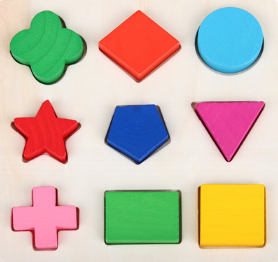
#> input picture Experiment 4/images/shape.png, 278 x 262 px, found by its file name
$ python Task3.py
#> lines starting #> are read from the running program, lines starting #| are printed output that depends on the picture; after the words box and inside, x2 and y2 are one past the last pixel; in counts of white or black regions, pixels touching at a corner belong together
import cv2
import numpy as np
import matplotlib.pyplot as plt

# Step 1: Reuse segmentation and feature extraction (from Task 2)
img_path = "D:\\Study\\sem 5\\Image processing\\projects\\Experiment 4\\images\\shape.png"
img = cv2.imread(img_path)
#> img is the input picture: shape (262, 278, 3); mean B, G, R 171.6, 188, 200.5
if img is None:
    raise FileNotFoundError(f"Error: 'shape.png' not found at path: {img_path}")
img_rgb = cv2.cvtColor(img, cv2.COLOR_BGR2RGB)

# Segmentation (reused)
blurred = cv2.GaussianBlur(img, (5, 5), 0)
canny_edges = cv2.Canny(blurred, 50, 150)
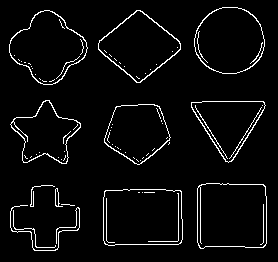
#> canny_edges: shape (262, 278); 4.4% white in thin lines or dots, all inside (x1, y1, x2, y2) = (9, 7, 267, 251)
kernel = np.ones((3, 3), np.uint8)
morph_closed = cv2.morphologyEx(canny_edges, cv2.MORPH_CLOSE, kernel, iterations=2)
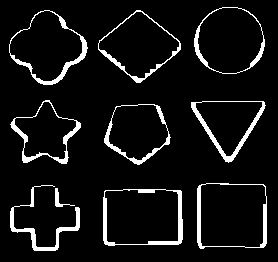
#> morph_closed: shape (262, 278); 7.4% white; 10 white regions
contours_segment, _ = cv2.findContours(morph_closed.copy(), cv2.RETR_EXTERNAL, cv2.CHAIN_APPROX_SIMPLE)
#> contours_segment = 10 contours; largest, box (x1, y1, x2, y2) and area: (197, 183, 267, 249) 4302, (103, 189, 183, 246) 4268, (194, 7, 265, 74) 3656, (9, 10, 88, 85) 3618, (98, 10, 181, 83) 3396
fill_mask = np.zeros_like(canny_edges)
for cnt in contours_segment:
    cv2.drawContours(fill_mask, [cnt], -1, 255, cv2.FILLED)
#> this loop made 10 passes
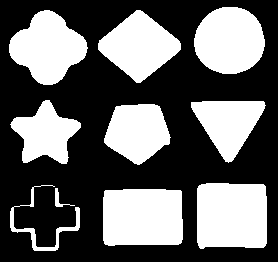
#> fill_mask: shape (262, 278); 39.4% white; 10 white regions, largest, box (x1, y1, x2, y2) and area: (197, 183, 267, 249) 4430, (103, 189, 183, 246) 4398, (194, 7, 265, 74) 3754
fill_mask = cv2.morphologyEx(fill_mask, cv2.MORPH_OPEN, kernel, iterations=1)
#> fill_mask: shape (262, 278); 39.3% white; 11 white regions

# Feature extraction (reused)
contours, _ = cv2.findContours(fill_mask.copy(), cv2.RETR_EXTERNAL, cv2.CHAIN_APPROX_SIMPLE)
#> contours = 11 contours; largest, box (x1, y1, x2, y2) and area: (197, 183, 267, 249) 4302, (103, 189, 183, 246) 4268, (194, 7, 265, 74) 3656, (9, 10, 87, 85) 3616, (98, 10, 181, 83) 3396
feature_list = []
min_contour_area = 100
for cnt in contours:
    area = cv2.contourArea(cnt)
    if area < min_contour_area:
        continue
    perimeter = cv2.arcLength(cnt, closed=True)
    x, y, w, h = cv2.boundingRect(cnt)
    aspect_ratio = w / float(h) if h != 0 else 0
    circularity = (4 * np.pi * area) / (perimeter ** 2) if perimeter != 0 else 0
    approx = cv2.approxPolyDP(cnt, epsilon=0.02*perimeter, closed=True)
    approx_vertex_count = len(approx)
    roi = img[y:y+h, x:x+w]
    gray_roi = cv2.cvtColor(roi, cv2.COLOR_BGR2GRAY)
    corners = cv2.goodFeaturesToTrack(gray_roi, maxCorners=20, qualityLevel=0.01, minDistance=10)
    corner_count = len(corners) if corners is not None else 0
    mask_roi = fill_mask[y:y+h, x:x+w]
    mean_r = np.mean(img_rgb[y:y+h, x:x+w, 0][mask_roi == 255])
    mean_g = np.mean(img_rgb[y:y+h, x:x+w, 1][mask_roi == 255])
    mean_b = np.mean(img_rgb[y:y+h, x:x+w, 2][mask_roi == 255])
    feature_list.append({
        "contour": cnt, "bounding_rect": (x, y, w, h), "circularity": circularity,
        "aspect_ratio": aspect_ratio, "approx_vertices": approx_vertex_count,
        "corner_count": corner_count, "color_mean": (mean_r, mean_g, mean_b)
    })
#> this loop made 11 passes
#> (area, perimeter, x, y, w, h, aspect_ratio, circularity) on passes 1, 6, 7, 8, 10, 11: (418.5, 287.8, 10, 207, 70, 44, 1.59, 0.0635), (2814.5, 209.6, 104, 104, 66, 61, 1.08, 0.805), (2604.5, 225.6, 191, 101, 74, 61, 1.21, 0.643), (2422, 240.3, 11, 100, 70, 64, 1.09, 0.527), (3616.5, 245.2, 9, 10, 78, 75, 1.04, 0.756), (3656, 226.3, 194, 7, 71, 67, 1.06, 0.897)
#> (area, perimeter, x, y, w, h, aspect_ratio, circularity) on passes 2, 5: (4268.5, 262.4, 103, 189, 80, 57, 1.4, 0.779), (4302.5, 260, 197, 183, 70, 66, 1.06, 0.8)
#> pass 1, `mask_roi = fill_mask[y:y+h, x:x+w]`:
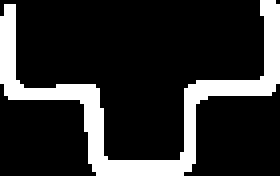
#> mask_roi: shape (44, 70) (shown 4 times larger); 18.1% white; 1 white region, box (x1, y1, x2, y2) and area: (0, 0, 70, 44) 557
#> after the loop:
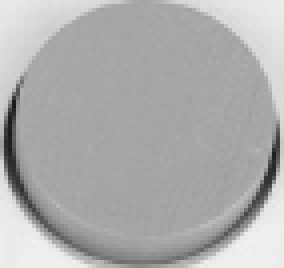
#> gray_roi: shape (67, 71) (shown 4 times larger); min 27, max 241, mean 174
#> after the loop:
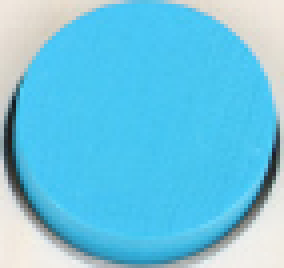
#> roi: shape (67, 71, 3) (shown 4 times larger); mean B, G, R 226.3, 197.2, 108.3
#> after the loop, feature_list = 9 items

# Step 2: Rule-based shape classification
def classify_shape(feat):
    if feat["circularity"] >= 0.85:  # High circularity = Circle
        return "Circle"
    elif feat["approx_vertices"] == 3:  # 3 vertices = Triangle
        return "Triangle"
    elif feat["approx_vertices"] == 4 and 0.9 <= feat["aspect_ratio"] <= 1.1:  # 4 vertices + square aspect ratio
        return "Square"
    elif feat["approx_vertices"] == 4:  # 4 vertices + non-square aspect ratio = Rectangle
        return "Rectangle"
    elif feat["approx_vertices"] == 5:  # 5 vertices = Pentagon
        return "Pentagon"
    elif feat["approx_vertices"] >= 6:  # ≥6 vertices = Polygon
        return "Polygon"
    else:
        return "Unknown"

# Color mapping for visualization
class_color_map = {
    "Circle": (255, 0, 0), "Triangle": (0, 255, 0), "Square": (0, 0, 255),
    "Rectangle": (255, 255, 0), "Pentagon": (255, 0, 255), "Polygon": (0, 255, 255),
    "Unknown": (128, 128, 128)
}

# Step 3: Visualize and output results
classification_results = []
vis_img = img_rgb.copy()
for idx, feat in enumerate(feature_list):
    shape_type = classify_shape(feat)
    classification_results.append(shape_type)
    x, y, w, h = feat["bounding_rect"]
    color = class_color_map[shape_type]
    # Draw contour and bounding box
    cv2.drawContours(vis_img, [feat["contour"]], -1, color, 3)
    cv2.rectangle(vis_img, (x, y), (x+w, y+h), (0, 0, 0), 1)
    # Draw labeled background and text
    label = f"{shape_type} ({idx+1})"
    cv2.rectangle(vis_img, (x, y-30), (x + len(label)*15, y), color, -1)
    cv2.putText(vis_img, label, (x+5, y-8), cv2.FONT_HERSHEY_SIMPLEX, 0.6, (255, 255, 255), 2)
#> this loop made 9 passes
#> (shape_type, x, y, w, h, color, label) on passes 1 to 9: ('Polygon', 10, 207, 70, 44, (0, 255, 255), 'Polygon (1)'), ('Rectangle', 103, 189, 80, 57, (255, 255, 0), 'Rectangle (2)'), ('Square', 197, 183, 70, 66, (0, 0, 255), 'Square (3)'), ('Polygon', 104, 104, 66, 61, (0, 255, 255), 'Polygon (4)'), ('Pentagon', 191, 101, 74, 61, (255, 0, 255), 'Pentagon (5)'), ('Polygon', 11, 100, 70, 64, (0, 255, 255), 'Polygon (6)'), ('Pentagon', 98, 10, 83, 73, (255, 0, 255), 'Pentagon (7)'), ('Polygon', 9, 10, 78, 75, (0, 255, 255), 'Polygon (8)'), ('Circle', 194, 7, 71, 67, (255, 0, 0), 'Circle (9)')
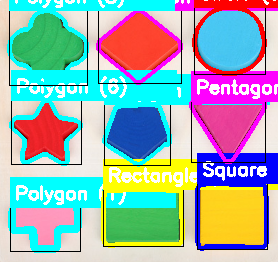
#> vis_img: shape (262, 278, 3); mean R, G, B 155.7, 175.5, 177
#> after the loop, classification_results = ['Polygon', 'Rectangle', 'Square', 'Polygon', 'Pentagon', 'Polygon', 'Pentagon', 'Polygon', 'Circle']

# Print classification summary
print("=== Shape Classification Summary ===")
for idx, shape_type in enumerate(classification_results):
    print(f"Shape {idx+1}: {shape_type}")
#> this loop made 9 passes
#| Shape 1: Polygon
#| Shape 2: Rectangle
#| Shape 3: Square
#| Shape 4: Polygon
#| Shape 5: Pentagon
#| Shape 6: Polygon
#| Shape 7: Pentagon
#| Shape 8: Polygon
#> (further printed lines are left out)

# Visualization layout
plt.figure(figsize=(14, 10))
plt.subplot(1, 2, 1), plt.imshow(img_rgb), plt.title("Original Image"), plt.axis("off")
plt.subplot(1, 2, 2), plt.imshow(vis_img), plt.title("Shape Classification Result"), plt.axis("off")
plt.tight_layout()
plt.show()

# Save result
cv2.imwrite("D:\\Study\\sem 5\\Image processing\\projects\\Experiment 4\\output\\task3_shape_classification.png", cv2.cvtColor(vis_img, cv2.COLOR_RGB2BGR))
